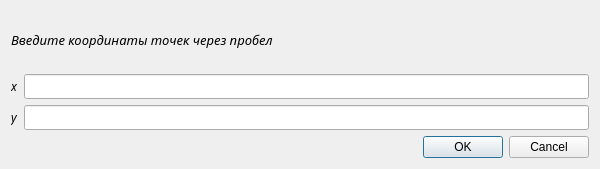
<?xml version="1.0" encoding="UTF-8"?>
<ui version="4.0">
 <class>Input_widget</class>
 <widget class="QWidget" name="Input_widget">
  <property name="geometry">
   <rect>
    <x>0</x>
    <y>0</y>
    <width>600</width>
    <height>169</height>
   </rect>
  </property>
  <property name="windowTitle">
   <string>Function Input</string>
  </property>
  <layout class="QHBoxLayout" name="horizontalLayout_3">
   <item>
    <layout class="QVBoxLayout" name="verticalLayout_3">
     <item>
      <widget class="QLabel" name="label">
       <property name="font">
        <font>
         <family>JetBrains Mono Light</family>
         <pointsize>10</pointsize>
         <italic>true</italic>
        </font>
       </property>
       <property name="text">
        <string>Введите координаты точек через пробел</string>
       </property>
      </widget>
     </item>
     <item>
      <layout class="QVBoxLayout" name="verticalLayout_2">
       <item>
        <layout class="QVBoxLayout" name="verticalLayout">
         <item>
          <layout class="QHBoxLayout" name="horizontalLayout">
           <item>
            <widget class="QLabel" name="label_x">
             <property name="font">
              <font>
               <family>JetBrains Mono Light</family>
               <italic>true</italic>
              </font>
             </property>
             <property name="text">
              <string>x</string>
             </property>
            </widget>
           </item>
           <item>
            <widget class="QLineEdit" name="input_x">
             <property name="font">
              <font>
               <family>JetBrains Mono Light</family>
               <italic>true</italic>
              </font>
             </property>
            </widget>
           </item>
          </layout>
         </item>
         <item>
          <layout class="QHBoxLayout" name="horizontalLayout_2">
           <item>
            <widget class="QLabel" name="label_y">
             <property name="font">
              <font>
               <family>JetBrains Mono Light</family>
               <italic>true</italic>
              </font>
             </property>
             <property name="text">
              <string>y</string>
             </property>
            </widget>
           </item>
           <item>
            <widget class="QLineEdit" name="input_y">
             <property name="font">
              <font>
               <family>JetBrains Mono Light</family>
               <italic>true</italic>
              </font>
             </property>
            </widget>
           </item>
          </layout>
         </item>
        </layout>
       </item>
       <item>
        <widget class="QDialogButtonBox" name="buttonBox">
         <property name="standardButtons">
          <set>QDialogButtonBox::Cancel|QDialogButtonBox::Ok</set>
         </property>
        </widget>
       </item>
      </layout>
     </item>
    </layout>
   </item>
  </layout>
 </widget>
 <resources/>
 <connections>
  <connection>
   <sender>buttonBox</sender>
   <signal>rejected()</signal>
   <receiver>Input_widget</receiver>
   <slot>close()</slot>
   <hints>
    <hint type="sourcelabel">
     <x>538</x>
     <y>130</y>
    </hint>
    <hint type="destinationlabel">
     <x>595</x>
     <y>116</y>
    </hint>
   </hints>
  </connection>
 </connections>
</ui>
